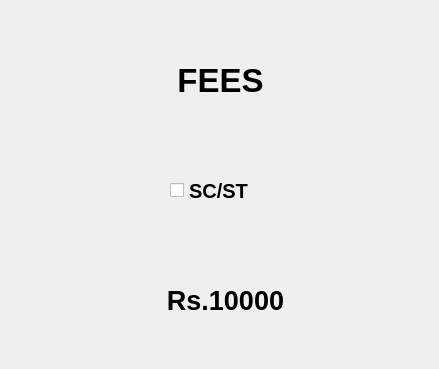
<?xml version="1.0" encoding="UTF-8"?>
<ui version="4.0">
 <class>form1</class>
 <widget class="QWidget" name="form1">
  <property name="geometry">
   <rect>
    <x>0</x>
    <y>0</y>
    <width>439</width>
    <height>369</height>
   </rect>
  </property>
  <property name="windowTitle">
   <string>Fees Details</string>
  </property>
  <widget class="QLabel" name="l1">
   <property name="geometry">
    <rect>
     <x>60</x>
     <y>40</y>
     <width>321</width>
     <height>81</height>
    </rect>
   </property>
   <property name="font">
    <font>
     <family>Nirmala UI</family>
     <pointsize>25</pointsize>
     <weight>75</weight>
     <bold>true</bold>
    </font>
   </property>
   <property name="text">
    <string>FEES</string>
   </property>
   <property name="alignment">
    <set>Qt::AlignCenter</set>
   </property>
  </widget>
  <widget class="QCheckBox" name="c1">
   <property name="geometry">
    <rect>
     <x>170</x>
     <y>170</y>
     <width>121</width>
     <height>41</height>
    </rect>
   </property>
   <property name="font">
    <font>
     <family>MS Sans Serif</family>
     <pointsize>15</pointsize>
     <weight>75</weight>
     <bold>true</bold>
    </font>
   </property>
   <property name="text">
    <string>SC/ST</string>
   </property>
  </widget>
  <widget class="QLabel" name="l2">
   <property name="geometry">
    <rect>
     <x>130</x>
     <y>280</y>
     <width>191</width>
     <height>41</height>
    </rect>
   </property>
   <property name="font">
    <font>
     <family>MS Sans Serif</family>
     <pointsize>20</pointsize>
     <weight>75</weight>
     <bold>true</bold>
    </font>
   </property>
   <property name="text">
    <string>Rs.10000</string>
   </property>
   <property name="alignment">
    <set>Qt::AlignCenter</set>
   </property>
  </widget>
 </widget>
 <resources/>
 <connections/>
</ui>
